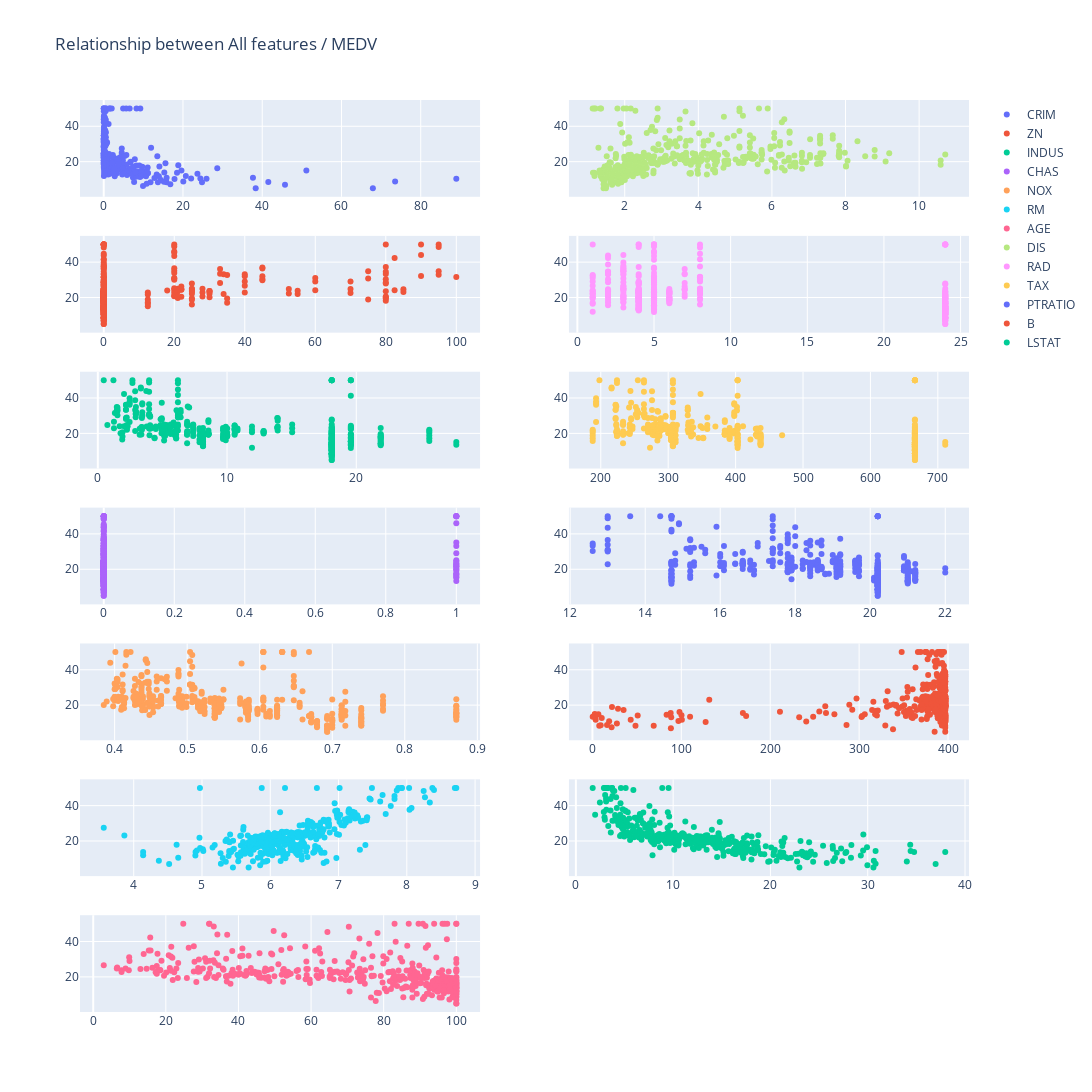

The notebook cell saved with this chart:
### Code cell
# Plot and see relationship
def plot_relation(X: pd.DataFrame, y: pd.DataFrame, columns):
    '''
    Plot relation between X input and y target
    
    Args:
        X (pd.DataFrame (m,n))  : Data, m examples, n features
        y (pd.DataFrame (m,1))  : target values, m values
        columns (int)             : number of desired subplot column
        
    Output
        Interation graph
    
    '''
    
    m = X.shape[1]
    rows = m // columns     # Get row
    frac = m % columns      # Get fractual
    row = 0
    col = 1

    if frac > 0:
        rows += 1
            
    fig = make_subplots(rows=rows, cols=columns)

    for i in range(m):
            
        if row >= rows:
            row = 1
            col += 1
        else:
            row += 1
        
        fig.add_trace(go.Scatter(
            x=X.iloc[:,i],
            y=y[y.columns[0]],
            mode='markers',
            name=X.columns[i],
            customdata=X.index.values,                                  # Add customdata for data's row index for more convinient to analysis
            hovertemplate="index:%{customdata} (X: %{x}, y: %{y})"
        ), row=row, col=col)

    fig.update_layout(height=400 * rows, width=600 * columns, title_text='Relationship between All features / ' + y.columns.values[0])
    fig.show()
    
plot_relation(X_df, y_df, 2)

### Figure 1 — Plotly figure (JSON) as saved in the notebook; plotly's stock layout.template omitted (floating-point values rounded to 4 significant figures; data arrays with more than 128 entries replaced by an {"elided": "..."} marker saying what was removed)
{"data": [{"customdata": {"elided": "404 int values"}, "hovertemplate": "index:%{customdata} (X: %{x}, y: %{y})", "mode": "markers", "name": "CRIM", "type": "scatter", "x": {"elided": "404 float values"}, "xaxis": "x", "y": {"elided": "404 float values"}, "yaxis": "y"}, {"customdata": {"elided": "404 int values"}, "hovertemplate": "index:%{customdata} (X: %{x}, y: %{y})", "mode": "markers", "name": "ZN", "type": "scatter", "x": {"elided": "404 float values"}, "xaxis": "x3", "y": {"elided": "404 float values"}, "yaxis": "y3"}, {"customdata": {"elided": "404 int values"}, "hovertemplate": "index:%{customdata} (X: %{x}, y: %{y})", "mode": "markers", "name": "INDUS", "type": "scatter", "x": {"elided": "404 float values"}, "xaxis": "x5", "y": {"elided": "404 float values"}, "yaxis": "y5"}, {"customdata": {"elided": "404 int values"}, "hovertemplate": "index:%{customdata} (X: %{x}, y: %{y})", "mode": "markers", "name": "CHAS", "type": "scatter", "x": {"elided": "404 int values"}, "xaxis": "x7", "y": {"elided": "404 float values"}, "yaxis": "y7"}, {"customdata": {"elided": "404 int values"}, "hovertemplate": "index:%{customdata} (X: %{x}, y: %{y})", "mode": "markers", "name": "NOX", "type": "scatter", "x": {"elided": "404 float values"}, "xaxis": "x9", "y": {"elided": "404 float values"}, "yaxis": "y9"}, {"customdata": {"elided": "404 int values"}, "hovertemplate": "index:%{customdata} (X: %{x}, y: %{y})", "mode": "markers", "name": "RM", "type": "scatter", "x": {"elided": "404 float values"}, "xaxis": "x11", "y": {"elided": "404 float values"}, "yaxis": "y11"}, {"customdata": {"elided": "404 int values"}, "hovertemplate": "index:%{customdata} (X: %{x}, y: %{y})", "mode": "markers", "name": "AGE", "type": "scatter", "x": {"elided": "404 float values"}, "xaxis": "x13", "y": {"elided": "404 float values"}, "yaxis": "y13"}, {"customdata": {"elided": "404 int values"}, "hovertemplate": "index:%{customdata} (X: %{x}, y: %{y})", "mode": "markers", "name": "DIS", "type": "scatter", "x": {"elided": "404 float values"}, "xaxis": "x2", "y": {"elided": "404 float values"}, "yaxis": "y2"}, {"customdata": {"elided": "404 int values"}, "hovertemplate": "index:%{customdata} (X: %{x}, y: %{y})", "mode": "markers", "name": "RAD", "type": "scatter", "x": {"elided": "404 int values"}, "xaxis": "x4", "y": {"elided": "404 float values"}, "yaxis": "y4"}, {"customdata": {"elided": "404 int values"}, "hovertemplate": "index:%{customdata} (X: %{x}, y: %{y})", "mode": "markers", "name": "TAX", "type": "scatter", "x": {"elided": "404 int values"}, "xaxis": "x6", "y": {"elided": "404 float values"}, "yaxis": "y6"}, {"customdata": {"elided": "404 int values"}, "hovertemplate": "index:%{customdata} (X: %{x}, y: %{y})", "mode": "markers", "name": "PTRATIO", "type": "scatter", "x": {"elided": "404 float values"}, "xaxis": "x8", "y": {"elided": "404 float values"}, "yaxis": "y8"}, {"customdata": {"elided": "404 int values"}, "hovertemplate": "index:%{customdata} (X: %{x}, y: %{y})", "mode": "markers", "name": "B", "type": "scatter", "x": {"elided": "404 float values"}, "xaxis": "x10", "y": {"elided": "404 float values"}, "yaxis": "y10"}, {"customdata": {"elided": "404 int values"}, "hovertemplate": "index:%{customdata} (X: %{x}, y: %{y})", "mode": "markers", "name": "LSTAT", "type": "scatter", "x": {"elided": "404 float values"}, "xaxis": "x12", "y": {"elided": "404 float values"}, "yaxis": "y12"}], "layout": {"height": 2800, "title": {"text": "Relationship between All features / MEDV"}, "width": 1200, "xaxis": {"anchor": "y", "domain": [0, 0.45]}, "xaxis10": {"anchor": "y10", "domain": [0.55, 1]}, "xaxis11": {"anchor": "y11", "domain": [0, 0.45]}, "xaxis12": {"anchor": "y12", "domain": [0.55, 1]}, "xaxis13": {"anchor": "y13", "domain": [0, 0.45]}, "xaxis14": {"anchor": "y14", "domain": [0.55, 1]}, "xaxis2": {"anchor": "y2", "domain": [0.55, 1]}, "xaxis3": {"anchor": "y3", "domain": [0, 0.45]}, "xaxis4": {"anchor": "y4", "domain": [0.55, 1]}, "xaxis5": {"anchor": "y5", "domain": [0, 0.45]}, "xaxis6": {"anchor": "y6", "domain": [0.55, 1]}, "xaxis7": {"anchor": "y7", "domain": [0, 0.45]}, "xaxis8": {"anchor": "y8", "domain": [0.55, 1]}, "xaxis9": {"anchor": "y9", "domain": [0, 0.45]}, "yaxis": {"anchor": "x", "domain": [0.8939, 1]}, "yaxis10": {"anchor": "x10", "domain": [0.298, 0.4041]}, "yaxis11": {"anchor": "x11", "domain": [0.149, 0.2551]}, "yaxis12": {"anchor": "x12", "domain": [0.149, 0.2551]}, "yaxis13": {"anchor": "x13", "domain": [0, 0.1061]}, "yaxis14": {"anchor": "x14", "domain": [0, 0.1061]}, "yaxis2": {"anchor": "x2", "domain": [0.8939, 1]}, "yaxis3": {"anchor": "x3", "domain": [0.7449, 0.851]}, "yaxis4": {"anchor": "x4", "domain": [0.7449, 0.851]}, "yaxis5": {"anchor": "x5", "domain": [0.5959, 0.702]}, "yaxis6": {"anchor": "x6", "domain": [0.5959, 0.702]}, "yaxis7": {"anchor": "x7", "domain": [0.4469, 0.5531]}, "yaxis8": {"anchor": "x8", "domain": [0.4469, 0.5531]}, "yaxis9": {"anchor": "x9", "domain": [0.298, 0.4041]}}}
